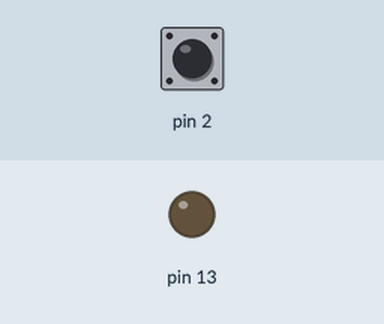
Simulated run of this sketch. Board: Arduino Uno, built with avr-gcc and run on an emulated ATmega328P. On the bench: output pins drawn as LEDs (lit = HIGH). Inputs (shaded band) come from the test bench; at power-on: pin 2 HIGH.

Above: at 1.2 s.
1.3 s: pin 2 pulled LOW for 0.15 s
At 1.37 s:
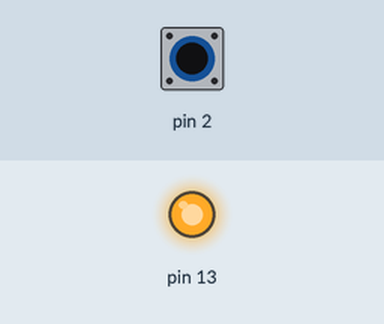
2.9 s: pin 2 pulled LOW for 3.2 s
At 7.2 s:
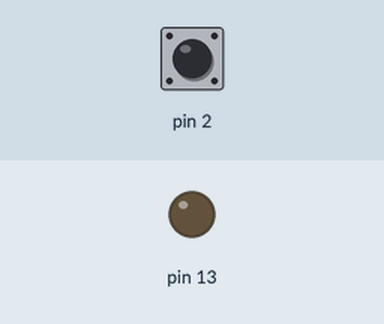
Timing chart, 0 to 8.7 s (numbered marks = the images above; inputs shaded):
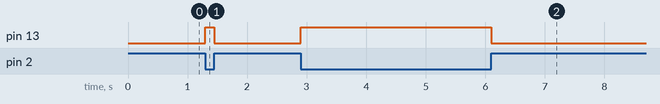

The sketch:

not.ino
```cpp
/*
 * 逻辑非布尔运算
 *
 * 本示例程序演示逻辑非布尔运算。通过本程序，Arduino将对引脚2的电平状态
 * 进行逻辑非布尔运算，并根据运算结果点亮或熄灭引脚13上连接的LED。
 *
 * 电路：
 * 引脚2连接轻触开关，开关另一端接地
 * 引脚13上安装有开发板内置LED
 *
 *
*/
boolean pushButton; // 创建布尔型变量

void setup() {
  pinMode(2, INPUT_PULLUP); //将引脚2设置为输入上拉模式
  pinMode(13, OUTPUT);      //将引脚13设置为输出模式
}

void loop() {
  pushButton = digitalRead(2); //读取引脚2电平状态并将其赋值给布尔变量

  if (!pushButton){          //对布尔变量进行逻辑非运算，并根据运算结构点亮或者熄灭LED
    digitalWrite(13, HIGH); //布尔变量数值为假（false）时点亮LED
  } else {
    digitalWrite(13, LOW);  //布尔变量数值为真（true）时熄灭LED
  }
}
```

Measured:
- after the input at 1.3 s, pin 13: LOW → HIGH at once, → LOW 0.15 s later
- after the input at 2.9 s, pin 13: LOW → HIGH at once, → LOW 3.2 s later
